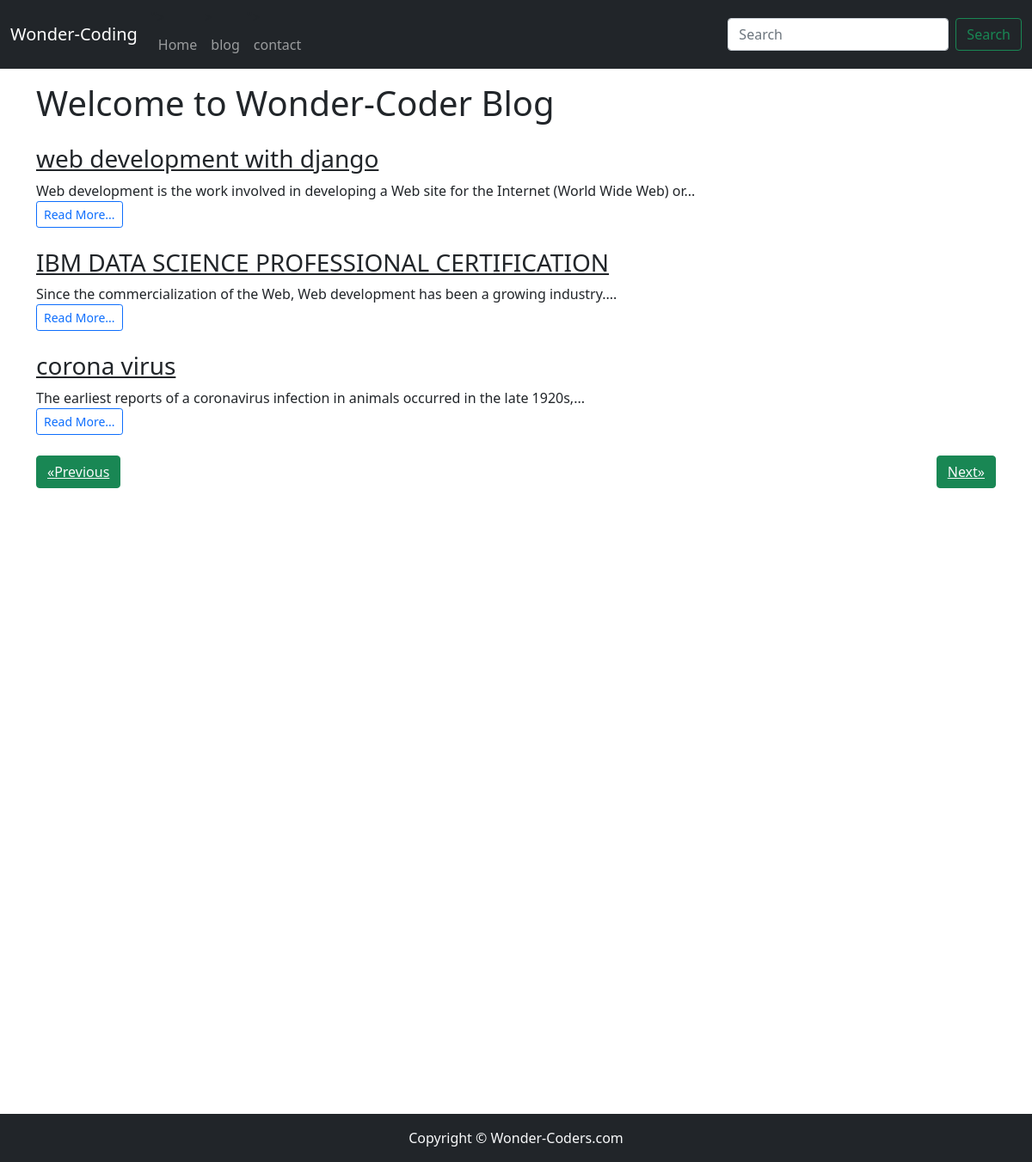
Screenshot of /blog/ with the database file from the repository.
### blog/models.py (models this page shows, shortened)
class Blog(models.Model):
    sno = models.AutoField(primary_key= True)
    title= models.CharField(max_length=200)
    content = models.TextField()
    short_desc= models.CharField(max_length=245, default="")
    slug = models.CharField(max_length=100)
    time = models.DateTimeField(auto_now_add=True)

### blog/views.py (the view)
# urls.py: 2. Add a URL to urlpatterns:  path('blog/', include('blog.urls'))
def blog(request):
    no_of_posts = 3
    page = request.GET.get('page')
    if page is None:
        page = 1
    else:
        page = int(page)
    print(page)
    blogs = Blog.objects.all()
    length = len(blogs)
    blogs = blogs[(page-1)*no_of_posts: page*no_of_posts]
    if page>1:
        prev = page-1
    else:
        prev = None
    if page<math.ceil(length/no_of_posts):
        nxt  = page+1
    else:
        nxt = None
    context = {'blogs': blogs, 'prev': prev, 'nxt':nxt}
    return render(request, 'bloghome.html', context)

### templates/bloghome.html (shortened to what this page needs)
{% extends 'base.html' %}
{% block blogactive %}active{% endblock blogactive %}
{% block body%}
<div class="container">
<h1 class="my-3">Welcome to Wonder-Coder Blog</h1>
{% for blog in blogs %}
    <div class="my-4">
    <h3 class="mt-0"> <a href="/blogpost/{{blog.slug}}" class="text-dark"> {{blog.title}}</a></h3>
      <div class="">
    {{blog.short_desc|slice:245}}...
  </div>
        <a href="/blogpost/{{blog.slug}}" class="text-dark"> <button type="button" class="btn btn-outline-primary btn-sm">Read More...</button></a>
</div>
{% endfor %}
    <div class=" my-3">
        {% if prev %}
        <button type="button" class="btn btn-success"><a class="text-light" href="/blog?page={{prev}}"> &laquo;Previous</a></button>
        {% else %}
         <button type="button" class="btn btn-success"><a class="text-light" href="#"> &laquo;Previous</a></button>
        {% endif %}
        {% if nxt %}
        <button type="button" class="btn btn-success float-end"> <a class="text-light" href="/blog?page={{nxt}}"> Next&raquo;</a></button>
        {% else %}
         <button type="button" class="btn btn-success float-end"> <a class="text-light" href="#"> Next&raquo;</a></button>
        {% endif %}
    </div>
</div>
{% endblock body%}

### templates/base.html (shortened to what this page needs)
<!DOCTYPE html>
<html lang="en">
<head>
  <link href="https://cdn.jsdelivr.net/npm/bootstrap@5.0.0/dist/css/bootstrap.min.css" rel="stylesheet">
</head>
<body>
<nav class="navbar navbar-expand-lg navbar-dark bg-dark ">
  <div class="container-fluid ">
    <a class="navbar-brand" href="/">Wonder-Coding</a>
    <div class="collapse navbar-collapse " id="navbarSupportedContent">
       <ul class="navbar-nav  me-auto mb-2 mb-lg-0 ">
        <li class="nav-item {% block homeactive %}{% endblock homeactive %}">">
          <a class="nav-link " aria-current="page" href="/">Home</a>
        </li>
        <li class="nav-item{% block blogactive %}{% endblock blogactive %}">>
          <a class="nav-link" href="/blog">blog</a>
        </li>
        <li class="nav-item {% block contactactive %}{% endblock contactactive %}">">
          <a class="nav-link" href="/contact">contact</a>
        </li>
      </ul>
      <form  action="/search" method="get" class="d-flex">
        <input class="form-control me-2" type="search" placeholder="Search" aria-label="Search">
        <button class="btn btn-outline-success" type="submit">Search</button>
      </form>
    </div>
  </div>
</nav>
{% block body %}{% endblock body %}
<footer class="text-center py-3 text-light bg-dark">Copyright &copy; Wonder-Coders.com</footer>
</body>
</html>

### templates/bloghome.html (style rules this page uses)
.container { min-height: 150vh; }

### rows the page displays
Blog: title "web development with django", short_desc "Web development is the work involved in developing a Web site for the Internet (World Wide Web) or"
Blog: title "IBM DATA SCIENCE PROFESSIONAL CERTIFICATION", short_desc "Since the commercialization of the Web, Web development has been a growing industry."
Blog: title "corona virus", short_desc "The earliest reports of a coronavirus infection in animals occurred in the late 1920s,"
